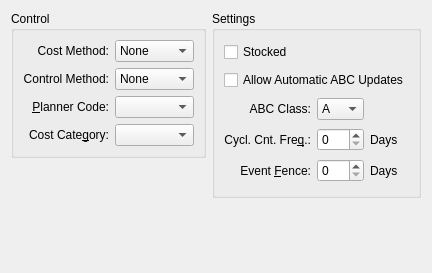
     <widget class="QWidget" name="_inventoryTab">
      <attribute name="title">
       <string>&amp;Inventory</string>
      </attribute>
      <layout class="QGridLayout" name="gridLayout_23">
       <item row="0" column="0">
        <layout class="QVBoxLayout" name="verticalLayout_7">
         <item>
          <layout class="QGridLayout" name="gridLayout_21">
           <item row="0" column="1" rowspan="2">
            <widget class="QGroupBox" name="_inventory">
             <property name="title">
              <string>Settings</string>
             </property>
             <layout class="QGridLayout" name="gridLayout_7">
              <item row="0" column="0">
               <widget class="QCheckBox" name="_stocked">
                <property name="text">
                 <string>Stocked</string>
                </property>
               </widget>
              </item>
              <item row="1" column="0" colspan="3">
               <widget class="QCheckBox" name="_autoUpdateABCClass">
                <property name="text">
                 <string>Allow Automatic ABC Updates</string>
                </property>
               </widget>
              </item>
              <item row="2" column="0">
               <widget class="QLabel" name="_abcClassLit">
                <property name="text">
                 <string>ABC Class:</string>
                </property>
                <property name="alignment">
                 <set>Qt::AlignRight|Qt::AlignTrailing|Qt::AlignVCenter</set>
                </property>
               </widget>
              </item>
              <item row="2" column="1">
               <widget class="XComboBox" name="_abcClass">
                <item>
                 <property name="text">
                  <string>A</string>
                 </property>
                </item>
                <item>
                 <property name="text">
                  <string>B</string>
                 </property>
                </item>
                <item>
                 <property name="text">
                  <string>C</string>
                 </property>
                </item>
               </widget>
              </item>
              <item row="3" column="0">
               <widget class="QLabel" name="_cycleCountFreqLit">
                <property name="text">
                 <string>Cycl. Cnt. Fre&amp;q.:</string>
                </property>
                <property name="alignment">
                 <set>Qt::AlignRight|Qt::AlignTrailing|Qt::AlignVCenter</set>
                </property>
                <property name="buddy">
                 <cstring>_cycleCountFreq</cstring>
                </property>
               </widget>
              </item>
              <item row="3" column="1">
               <widget class="QSpinBox" name="_cycleCountFreq">
                <property name="maximum">
                 <number>999</number>
                </property>
               </widget>
              </item>
              <item row="3" column="2">
               <widget class="QLabel" name="_days1Lit">
                <property name="text">
                 <string>Days</string>
                </property>
               </widget>
              </item>
              <item row="4" column="0">
               <widget class="QLabel" name="_eventFenceLit">
                <property name="text">
                 <string>Event &amp;Fence:</string>
                </property>
                <property name="alignment">
                 <set>Qt::AlignRight|Qt::AlignTrailing|Qt::AlignVCenter</set>
                </property>
                <property name="buddy">
                 <cstring>_eventFence</cstring>
                </property>
               </widget>
              </item>
              <item row="4" column="1">
               <widget class="QSpinBox" name="_eventFence">
                <property name="minimum">
                 <number>0</number>
                </property>
                <property name="maximum">
                 <number>999</number>
                </property>
               </widget>
              </item>
              <item row="4" column="2">
               <widget class="QLabel" name="_days3Lit">
                <property name="text">
                 <string>Days</string>
                </property>
               </widget>
              </item>
             </layout>
            </widget>
           </item>
           <item row="4" column="0" colspan="2">
            <layout class="QHBoxLayout" name="horizontalLayout_10"/>
           </item>
           <item row="0" column="0">
            <widget class="QGroupBox" name="_reporting">
             <property name="title">
              <string>Control</string>
             </property>
             <layout class="QGridLayout" name="gridLayout_6">
              <item row="0" column="0">
               <layout class="QHBoxLayout" name="horizontalLayout_12">
                <item>
                 <layout class="QGridLayout" name="gridLayout_12">
                  <item row="2" column="0">
                   <widget class="QLabel" name="_plannerCodeLit">
                    <property name="text">
                     <string>&amp;Planner Code:</string>
                    </property>
                    <property name="alignment">
                     <set>Qt::AlignRight|Qt::AlignTrailing|Qt::AlignVCenter</set>
                    </property>
                    <property name="buddy">
                     <cstring>_plannerCode</cstring>
                    </property>
                   </widget>
                  </item>
                  <item row="1" column="0">
                   <widget class="QLabel" name="_controlMethodLit">
                    <property name="text">
                     <string>Control Method:</string>
                    </property>
                    <property name="alignment">
                     <set>Qt::AlignRight|Qt::AlignTrailing|Qt::AlignVCenter</set>
                    </property>
                   </widget>
                  </item>
                  <item row="1" column="1">
                   <widget class="XComboBox" name="_controlMethod">
                    <item>
                     <property name="text">
                      <string>None</string>
                     </property>
                    </item>
                    <item>
                     <property name="text">
                      <string>Regular</string>
                     </property>
                    </item>
                    <item>
                     <property name="text">
                      <string>Lot #</string>
                     </property>
                    </item>
                    <item>
                     <property name="text">
                      <string>Serial #</string>
                     </property>
                    </item>
                   </widget>
                  </item>
                  <item row="3" column="0">
                   <widget class="QLabel" name="_costcatLit">
                    <property name="text">
                     <string>Cost Cate&amp;gory:</string>
                    </property>
                    <property name="alignment">
                     <set>Qt::AlignRight|Qt::AlignTrailing|Qt::AlignVCenter</set>
                    </property>
                    <property name="buddy">
                     <cstring>_costcat</cstring>
                    </property>
                   </widget>
                  </item>
                  <item row="2" column="1">
                   <widget class="XComboBox" name="_plannerCode">
                    <property name="sizePolicy">
                     <sizepolicy hsizetype="Expanding" vsizetype="Fixed">
                      <horstretch>0</horstretch>
                      <verstretch>0</verstretch>
                     </sizepolicy>
                    </property>
                    <property name="allowNull">
                     <bool>true</bool>
                    </property>
                    <property name="type">
                     <enum>XComboBox::PlannerCodes</enum>
                    </property>
                   </widget>
                  </item>
                  <item row="3" column="1">
                   <widget class="XComboBox" name="_costcat">
                    <property name="sizePolicy">
                     <sizepolicy hsizetype="Expanding" vsizetype="Fixed">
                      <horstretch>0</horstretch>
                      <verstretch>0</verstretch>
                     </sizepolicy>
                    </property>
                    <property name="allowNull">
                     <bool>true</bool>
                    </property>
                    <property name="type">
                     <enum>XComboBox::CostCategories</enum>
                    </property>
                   </widget>
                  </item>
                  <item row="0" column="1">
                   <widget class="XComboBox" name="_costMethod">
                    <item>
                     <property name="text">
                      <string>None</string>
                     </property>
                    </item>
                    <item>
                     <property name="text">
                      <string>Average</string>
                     </property>
                    </item>
                    <item>
                     <property name="text">
                      <string>Standard</string>
                     </property>
                    </item>
                    <item>
                     <property name="text">
                      <string>Job</string>
                     </property>
                    </item>
                   </widget>
                  </item>
                  <item row="0" column="0">
                   <widget class="QLabel" name="_costMethodLit">
                    <property name="text">
                     <string>Cost Method:</string>
                    </property>
                    <property name="alignment">
                     <set>Qt::AlignRight|Qt::AlignTrailing|Qt::AlignVCenter</set>
                    </property>
                   </widget>
                  </item>
                 </layout>
                </item>
                <item>
                 <spacer name="horizontalSpacer_9">
                  <property name="orientation">
                   <enum>Qt::Horizontal</enum>
                  </property>
                  <property name="sizeHint" stdset="0">
                   <size>
                    <width>0</width>
                    <height>20</height>
                   </size>
                  </property>
                 </spacer>
                </item>
               </layout>
              </item>
             </layout>
            </widget>
           </item>
           <item row="1" column="0">
            <spacer name="verticalSpacer_5">
             <property name="orientation">
              <enum>Qt::Vertical</enum>
             </property>
             <property name="sizeHint" stdset="0">
              <size>
               <width>20</width>
               <height>40</height>
              </size>
             </property>
            </spacer>
           </item>
          </layout>
         </item>
         <item>
          <spacer name="verticalSpacer_4">
           <property name="orientation">
            <enum>Qt::Vertical</enum>
           </property>
           <property name="sizeHint" stdset="0">
            <size>
             <width>20</width>
             <height>64</height>
            </size>
           </property>
          </spacer>
         </item>
        </layout>
       </item>
      </layout>
     </widget>
